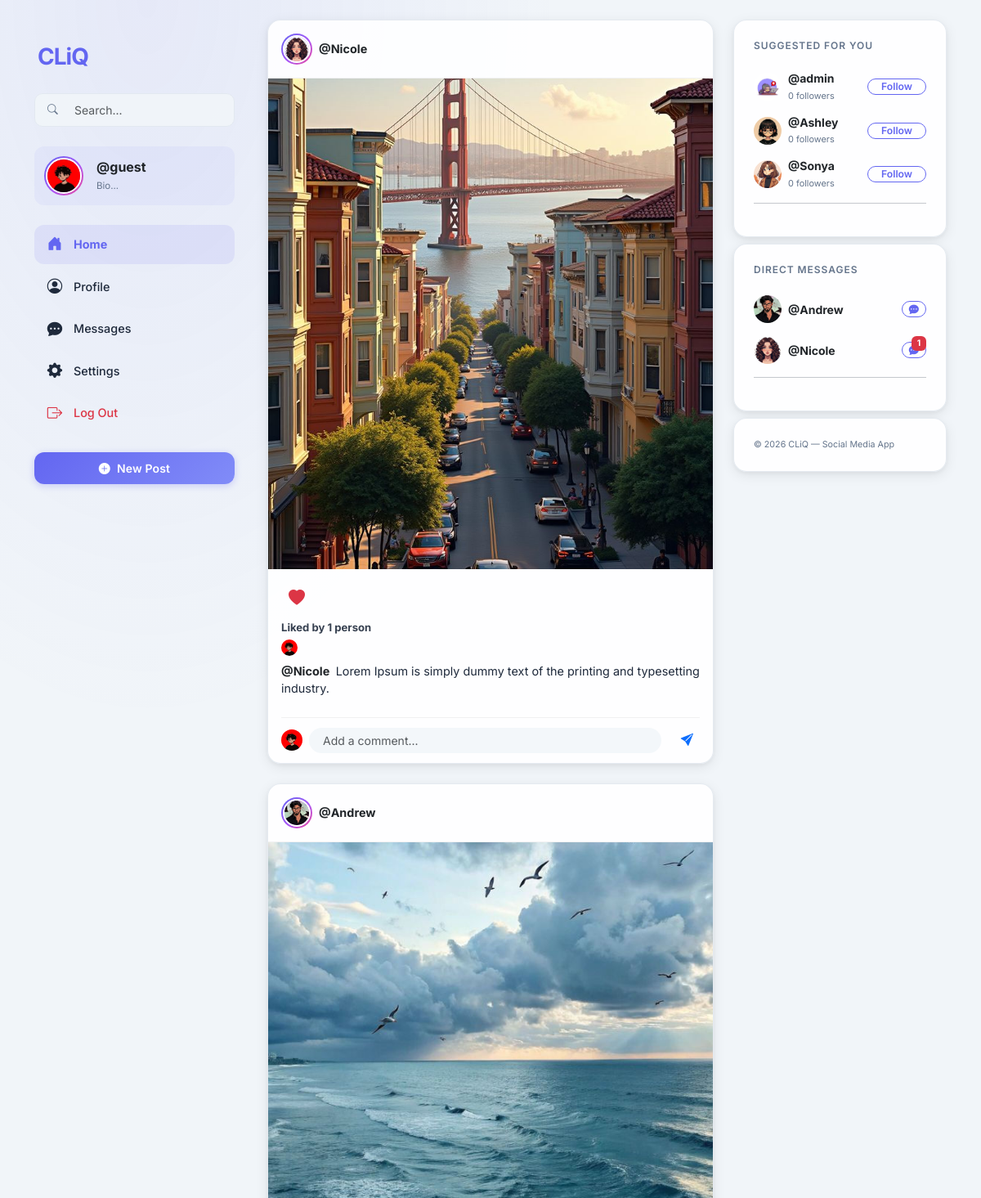
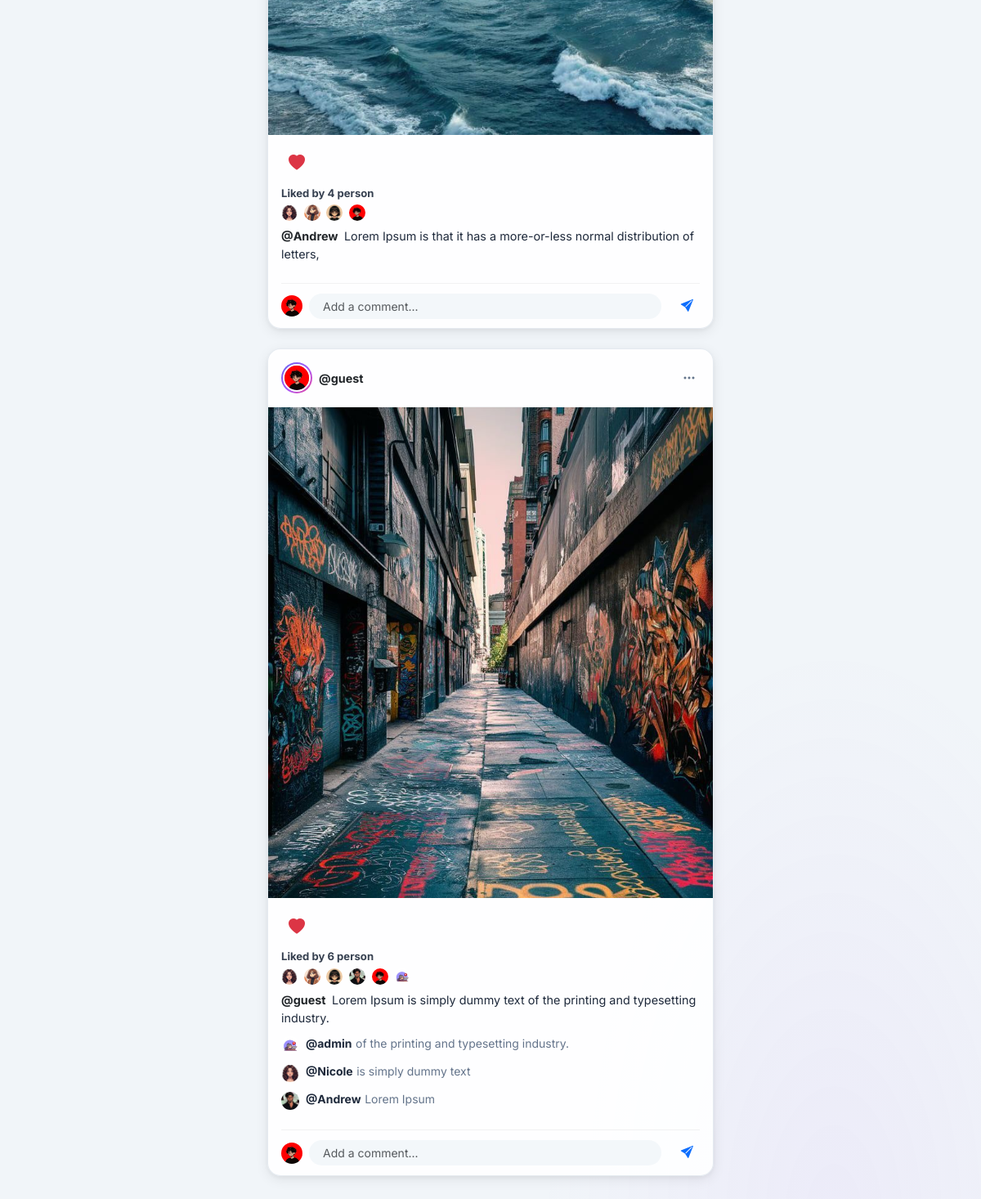
The app's page / (signed in) with its own data (2 pictures, top to bottom).
### core/models.py (models this page shows, shortened)
class Users(AbstractUser):
    username = models.CharField(max_length=200, null=True ,unique=True)
    email = models.EmailField(unique=True,null=True)
    bio = models.TextField(null=True,default="Bio...")
    location = models.CharField(max_length=100,blank=True)
    avatar = models.ImageField(upload_to="profile_images", null=True,default="avatar.png")
    backgroundImage = models.ImageField(upload_to="background", null=True,default="windows-xp-wallpaper-bliss_T5gheWz.jpg")
    USERNAME_FIELD = 'username'
    REQUIRED_FIELDS = ['email']

class Post(models.Model):
    user = models.ForeignKey(Users, on_delete=models.SET_NULL, null=True)
    image = models.ImageField(upload_to="post_images")
    caption = models.TextField()
    created_at = models.DateTimeField(default=datetime.now)
    people_who_liked = models.ManyToManyField(Users,related_name='People_who_liked',blank=True)
    comments = models.ManyToManyField(CommentPost, related_name='comments', blank=True)
    class Meta:
        ordering = ['created_at']

class CommentPost(models.Model):
    post = models.ForeignKey('Post', on_delete=models.CASCADE)
    user = models.ForeignKey(Users, on_delete=models.CASCADE)
    comment = models.TextField(blank=False)
    updated = models.DateTimeField(auto_now=True)
    created = models.DateTimeField(auto_now_add=True)
    class Meta:
        ordering = ['-updated','-created']

### core/views.py (the view)
# urls.py: path('', views.index, name="index"),
@login_required(login_url='signin')
def index(request):
    user_profile = Users.objects.get(id=request.user.id)
    takip_ettiklerim = Follow.objects.filter(following=request.user).values_list('followed', flat=True)
    takip_ettiklerim_kullanicilar = Users.objects.filter(id__in=takip_ettiklerim)
    beni_takip_edenler = Follow.objects.filter(followed=request.user).values_list('following', flat=True)
    karsilikli_takipci = takip_ettiklerim_kullanicilar.filter(id__in=beni_takip_edenler)
    for kullanici in karsilikli_takipci:
        unread_count = Chats.objects.filter(user1=kullanici, user2=request.user, is_read=False).count()
        kullanici.unread_count = unread_count
    tum_kullanicilar = Users.objects.exclude(id=request.user.id)
    takip_etmediklerim = []
    for kullanici in tum_kullanicilar:
        if kullanici not in takip_ettiklerim_kullanicilar:
            takipci_sayisi = Follow.objects.filter(followed=kullanici).count()
            takip_etmediklerim.append({'kullanici': kullanici, 'takipci_sayisi': takipci_sayisi})
    posts = Post.objects.all().order_by('-created_at')
    likes = LikePost.objects.all()
    comments = CommentPost.objects.all()
    context = {
        'user_profile':user_profile,
        'takip_etmediklerim':takip_etmediklerim,
        'karsilikli_takipci': karsilikli_takipci,
        'posts': posts,
        'comments':comments,
        'likes': likes,
    }
    return render(request,'index.html',context)

### templates/index.html (shortened to what this page needs)
{% extends 'main.html' %}
{% block content %}
<div class="row g-0 g-lg-4">
    <div class="col-lg-3 d-none d-lg-flex flex-column">
        <div class="left-sidebar sticky-sidebar">
            <div class="sidebar-logo mb-4">
                <a href="{% url 'index' %}" class="text-decoration-none">
                    <span class="fw-bold fs-3" style="color:var(--primary);letter-spacing:-1px;">CLiQ</span>
                </a>
            </div>
            <form action="{% url 'search' %}" class="mb-4 position-relative">
                <i class="bi bi-search position-absolute top-50 translate-middle-y ms-3 text-muted"
                    style="font-size:0.8rem;z-index:1;"></i>
                <input class="form-control search-input ps-5" type="text" name="q" placeholder="Search...">
            </form>
            <div class="sidebar-user-card mb-4 d-flex align-items-center gap-3">
                <div class="avatar-ring flex-shrink-0">
                    <img src="{{ user_profile.avatar.url }}" width="44" height="44" class="avatar-img">
                </div>
                <div style="line-height:1.3;overflow:hidden;">
                    {% if request.user.is_authenticated %}
                    <a href="{% url 'profile' request.user.id %}"
                        class="text-decoration-none text-dark fw-bold d-block text-truncate">
                        @{{ user_profile.username }}
                    </a>
                    {% else %}
                    <span class="text-dark fw-bold d-block text-truncate">
                        @{{ user_profile.username }}
                    </span>
                    {% endif %}
                    <small class="text-muted" style="font-size:0.72rem;">
                        {% if user_profile.bio %}{{ user_profile.bio|truncatechars:28 }}{% else %}No bio yet{% endif %}
                    </small>
                </div>
            </div>
            <nav class="d-flex flex-column gap-1 mb-4">
                <a href="{% url 'index' %}" class="sidebar-nav-link active"><i class="bi bi-house-door-fill"></i>
                    Home</a>
                <a href="{% url 'profile' request.user.id %}" class="sidebar-nav-link"><i
                        class="bi bi-person-circle"></i> Profile</a>
                <a href="{% url 'chat' %}" class="sidebar-nav-link"><i class="bi bi-chat-dots-fill"></i> Messages</a>
                <a href="{% url 'settings' %}" class="sidebar-nav-link"><i class="bi bi-gear-fill"></i> Settings</a>
                <a href="{% url 'logout' %}" class="sidebar-nav-link text-danger"><i class="bi bi-box-arrow-right"></i>
                    Log Out</a>
            </nav>
            <div class="dropdown mb-2">
                <button class="btn btn-modern w-100 d-flex align-items-center justify-content-center gap-2"
                    type="button" data-bs-toggle="dropdown" data-bs-auto-close="false">
                    <i class="bi bi-plus-circle-fill"></i> New Post
                </button>
            </div>
        </div>
    </div>
    <div class="col-lg-6">
        {% if posts.count == 0 %}
        <div class="modern-card p-5 text-center mt-3">
            <i class="bi bi-camera text-muted display-4 mb-3"></i>
            <h5 class="fw-bold">No posts yet</h5>
            <p class="text-muted small">Follow people to see their latest posts here.</p>
        </div>
        {% else %}
        {% for post in posts %}
        <article class="modern-card mb-4">
            <div class="p-3 d-flex align-items-center justify-content-between border-bottom"
                style="border-color:rgba(0,0,0,0.05)!important;">
                {% if post.user and post.user.id %}
                <a href="{% url 'profile' post.user.id %}" class="d-flex align-items-center gap-2 text-decoration-none">
                    <div class="avatar-ring">
                        <img src="{{ post.user.avatar.url }}" width="34" height="34" class="avatar-img">
                    </div>
                    <span class="fw-bold text-dark" style="font-size:0.9rem;">
                        @{{ post.user.username }}
                    </span>
                </a>
                {% endif %}
                {% if request.user == post.user %}
                <div class="dropdown">
                    <button class="btn btn-link text-muted p-1" data-bs-toggle="dropdown"><i
                            class="bi bi-three-dots"></i></button>
                </div>
                {% endif %}
            </div>
            {% if post.image %}
            <div class="post-img-container">
                <img src="{{ post.image.url }}" class="post-img" alt="Post">
            </div>
            {% endif %}
            <div class="px-3 pt-3 pb-2">
                <div class="d-flex align-items-center gap-2 mb-2">
                    <a href="javascript:void(0)" class="like-button scale-effect text-decoration-none"
                        data-post-id="{{ post.id }}">
                        {% if request.user in post.people_who_liked.all %}
                        <i class="bi bi-heart-fill fs-5 text-danger"></i>
                        {% else %}
                        <i class="bi bi-heart fs-5 text-dark"></i>
                        {% endif %}
                    </a>
                </div>
                <div id="likes-info-{{ post.id }}" class="mb-2" style="font-size:0.82rem;color:#374151;">
                    {% if post.people_who_liked.count > 0 %}
                    <span class="fw-bold">Liked by {{ post.people_who_liked.count }} person</span><br>
                    {% for liker in post.people_who_liked.all reversed %}
                    <img src="{{ liker.avatar.url }}" width="20" height="20" class="rounded-circle me-1 mt-1"
                        style="object-fit:cover;" alt="{{ liker.username }}">
                    {% endfor %}
                    {% endif %}
                </div>
                <p class="mb-2" style="font-size:0.9rem;">
                    {% if post.user %}
                    <a href="{% url 'profile' post.user.id %}" class="fw-bold text-dark text-decoration-none me-1">
                        @{{ post.user.username }}
                    </a>
                    {% endif %}
                    {{ post.caption }}
                </p>
                <div class="comment-section mb-3" id="comment-container-root-{{ post.id }}"
                    style="max-height:180px;overflow-y:auto;">
                    {% for comment in post.commentpost_set.all %}
                    <div class="d-flex gap-2 mb-2 align-items-start comment-item" data-comment-id="{{ comment.id }}">
                        <img src="{{ comment.user.avatar.url }}" width="22" height="22"
                            class="rounded-circle mt-1 flex-shrink-0" style="object-fit:cover;">
                        <div class="flex-grow-1 d-flex align-items-start justify-content-between gap-1">
                            <div>
                                <span class="fw-bold small">@{{ comment.user.username }}</span>
                                <span class="small text-muted">{{ comment.comment }}</span>
                            </div>
                        </div>
                    </div>
                    {% endfor %}
                </div>
                <form action="{% url 'comment' post.id %}" method="POST"
                    class="d-flex align-items-center gap-2 pt-2 comment-form" data-post-id="{{ post.id }}"
                    style="border-top:1px solid rgba(0,0,0,0.05);">
                    <img src="{{ user_profile.avatar.url }}" width="26" height="26" class="rounded-circle flex-shrink-0"
                        style="object-fit:cover;">
                    <input type="text" name="comment" id="comment-input-{{ post.id }}"
                        class="form-control form-control-sm border-0 bg-light rounded-pill px-3 comment-input"
                        placeholder="Add a comment..." autocomplete="off">
                    <button type="submit" class="btn p-2 ms-2 border-0 text-primary"
                        style="font-size:0.95rem;background:transparent;transition:0.2s;display:flex;align-items:center;justify-content:center;"><i
                            class="bi bi-send-fill"></i></button>
                </form>
            </div>
        </article>
        {% endfor %}
        {% endif %}
    </div>
    <div class="col-lg-3 d-none d-lg-block">
        <div class="sticky-sidebar">
            <div class="modern-card p-4">
                <h6 class="fw-semibold text-muted mb-4"
                    style="font-size:0.75rem;letter-spacing:0.08em;text-transform:uppercase;">Suggested for you</h6>
                {% for item in takip_etmediklerim %}
                <div class="d-flex align-items-center justify-content-between mb-3">
                    <div class="d-flex align-items-center gap-2">
                        <img src="{{ item.kullanici.avatar.url }}" width="34" height="34"
                            class="rounded-circle flex-shrink-0" style="object-fit:cover;">
                        <div style="line-height:1.25;overflow:hidden;max-width:105px;">
                            <a href="{% url 'profile' item.kullanici.id %}"
                                class="text-decoration-none text-dark fw-bold small d-block text-truncate">
                                @{{ item.kullanici.username }}
                            </a>
                            <small class="text-muted" style="font-size:0.68rem;">
                                {{ item.takipci_sayisi }} followers
                            </small>
                        </div>
                    </div>
                    <a href="{% url 'follow' item.kullanici.id %}" class="btn btn-outline-modern btn-sm py-0 px-3"
                        style="font-size:0.76rem;">Follow</a>
                </div>
                {% endfor %}
                <hr class="my-3 opacity-25">
            </div>
            <div class="modern-card my-2 p-4">
                <h6 class="fw-semibold text-muted mb-4"
                    style="font-size:0.75rem;letter-spacing:0.08em;text-transform:uppercase;">Direct Messages</h6>
                {% if karsilikli_takipci %}
                {% for user in karsilikli_takipci %}
                <div class="d-flex align-items-center justify-content-between mb-3 position-relative">
                    <div class="d-flex align-items-center gap-2">
                        <img src="{{ user.avatar.url }}" width="34" height="34" class="rounded-circle flex-shrink-0"
                            style="object-fit:cover;">
                        <div style="line-height:1.25;overflow:hidden;max-width:105px;">
                            <a href="{% url 'profile' user.id %}"
                                class="text-decoration-none text-dark fw-bold small d-block text-truncate">
                                @{{ user.username }}
                            </a>
                        </div>
                    </div>
                    {% if user.unread_count > 0 %}
                    <span class="badge bg-danger position-absolute top-0 end-0" style="font-size:0.65rem;">{{ user.unread_count }}</span>
                    {% endif %}
                    <a href="{% url 'chat-user' user.id %}" class="btn btn-outline-modern btn-sm py-0 px-2"
                        style="font-size:0.76rem;" title="Send Message">
                        <i class="bi bi-chat-dots-fill"></i>
                    </a>
                </div>
                {% endfor %}
                {% else %}
                <p class="text-muted small text-center mb-0">No mutual followers yet</p>
                {% endif %}
                <hr class="my-3 opacity-25">
            </div>
            <div class="modern-card p-4">
                <p class="text-muted m-0" style="font-size:0.67rem;">© 2026 CLiQ — Social Media App</p>
            </div>
        </div>
    </div>
</div>
{% endblock %}

### templates/main.html (shortened to what this page needs)
{% load static %}
<!DOCTYPE html>
<html lang="en">
<head>
  <link href="https://cdn.jsdelivr.net/npm/bootstrap@5.3.1/dist/css/bootstrap.min.css" rel="stylesheet">
  <link rel="stylesheet" href="https://cdn.jsdelivr.net/npm/bootstrap-icons@1.11.0/font/bootstrap-icons.css">
  <link rel="stylesheet" href="{% static 'style.css' %}">
</head>
<body>
  <div class="container mt-4 pb-main page-animate">
    {% block content %}
    {% endblock %}
  </div>
</body>
</html>

### templates/navbar.html (shortened to what this page needs)
{% load static %}

### records on screen
Users: avatar (picture), username "guest", bio "Bio..."
Post: user.avatar (picture), user.username "Nicole", image (picture), people_who_liked.count "1", caption "Lorem Ipsum is simply dummy text of the printing and typesetting industry.", avatar (picture)
Post: user.avatar (picture), user.username "Andrew", image (picture), people_who_liked.count "4", caption "Lorem Ipsum is that it has a more-or-less normal distribution of letters,", avatar (picture)
Users: avatar (picture), username "Nicole", unread_count "1"
Users: avatar (picture), kullanici.avatar (picture), kullanici.username "Sonya", takipci_sayisi "0"
Users: avatar (picture), kullanici.avatar (picture), kullanici.username "Ashley", takipci_sayisi "0"
Post: user.avatar (picture), user.username "guest", image (picture), people_who_liked.count "6", caption "Lorem Ipsum is simply dummy text of the printing and typesetting industry.", avatar (picture)
Users: avatar (picture), username "Andrew"
Users: avatar (picture), kullanici.avatar (picture), kullanici.username "admin", takipci_sayisi "0"
CommentPost: user.avatar (picture), user.username "admin", comment "of the printing and typesetting industry."
CommentPost: user.avatar (picture), user.username "Nicole", comment "is simply dummy text"
CommentPost: user.avatar (picture), user.username "Andrew", comment "Lorem Ipsum"
